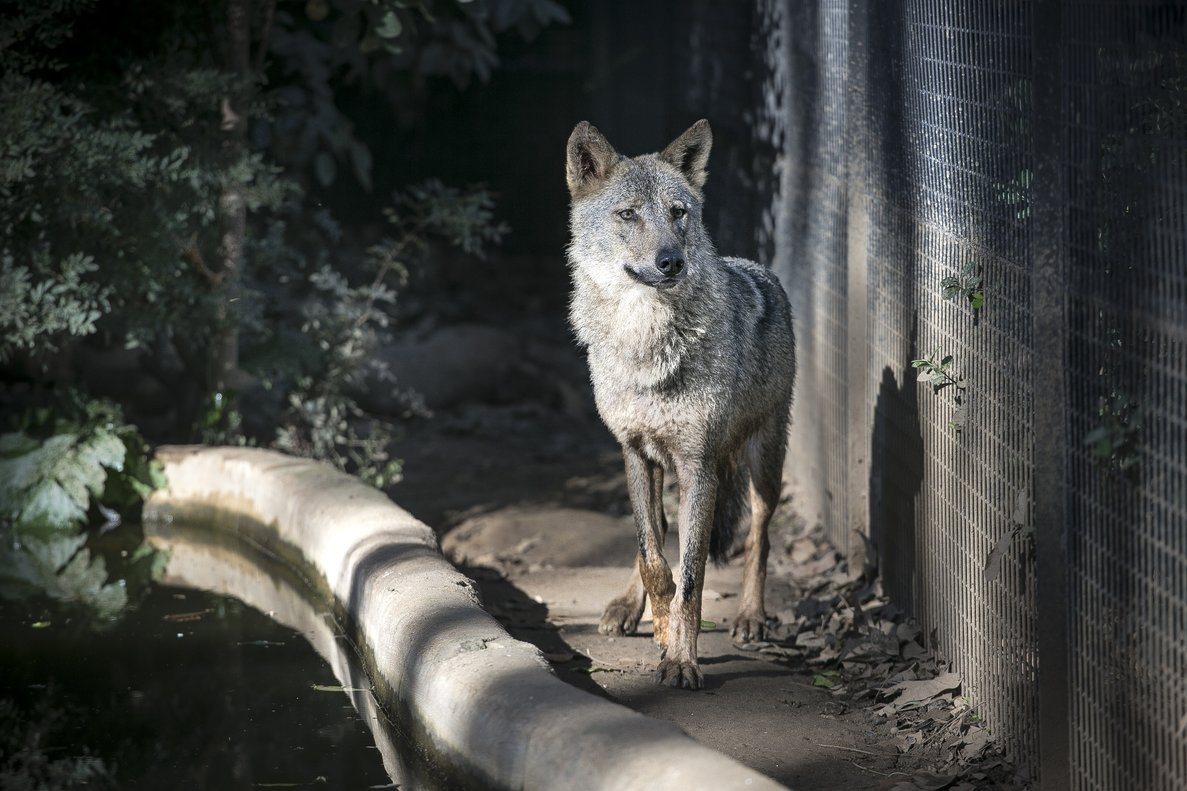
#> input picture lobo.jpg, 1187 x 791 px
$ python operacionesEnImagenes.py
#> lines starting #> are read from the running program, lines starting #| are printed output that depends on the picture; after the words box and inside, x2 and y2 are one past the last pixel; in counts of white or black regions, pixels touching at a corner belong together
import numpy as np
import cv2

img=cv2.imread('lobo.jpg')
#> img is the input picture: shape (791, 1187, 3); mean B, G, R 66.6, 69.7, 68.5
px=img[100,100]
#> px = [8, 15, 8]
print(px)
#| [ 8 15  8]

#accesando solamente al pixel azul
blue = img[100,100,0]
#> blue = 8
print (blue)
#| 8

img[100,100]= [255,255,255]
#> img: shape (791, 1187, 3); under 0.01% of pixels changed, all inside (x1, y1, x2, y2) = (100, 100, 101, 101)
print (img[100,100])
#| [255 255 255]

#accediendo al valor rojo
img.item(10,10,2)
#modificando el valor rojo
img.itemset((10,10,2),100)
#> img: shape (791, 1187, 3); mean B, G, R 66.6, 69.7, 68.5
img.item(10,10,2)
#accediendo a las propiedades de la imagen
#contiene numero de filas, columnas y canales
print(img.shape)
#| (791, 1187, 3)

#acceder al numero total de pixeles
print(img.size)
#| 2816751

#Tipo de datos de la imagen
print(img.dtype)
#| uint8

#DIVIDIENDO Y COMBINANDO CANALES DE IMAGEN
#los canales R,G,B de una imagen pueden dividirse en sus planos individuales
#luego pueden combinarse nuevamente dichos canales para nuevamente
#formar una imagen
b,g,r = cv2.split(img)
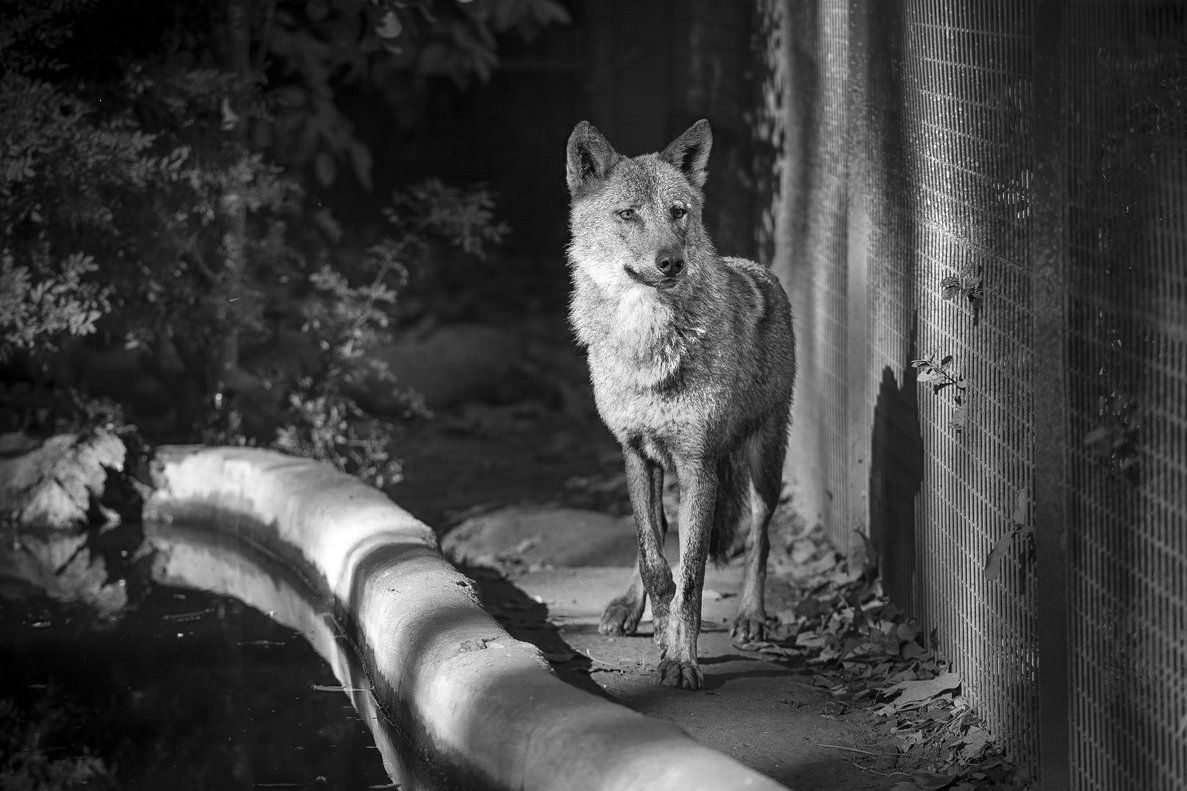
#> b: shape (791, 1187); min 0, max 255, mean 66.6
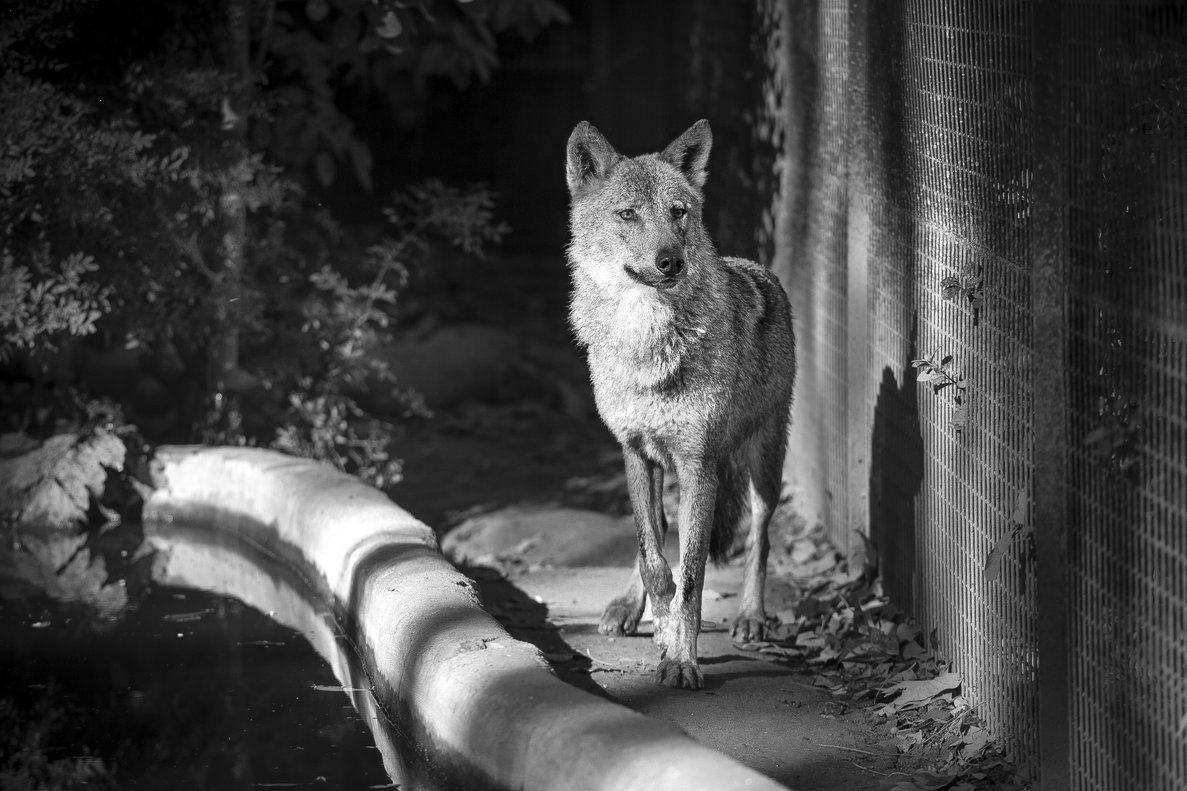
#> r: shape (791, 1187); min 0, max 255, mean 68.5
img = cv2.merge((b,g,r))

b=img[:,:,0]
img[:,:,2]=0
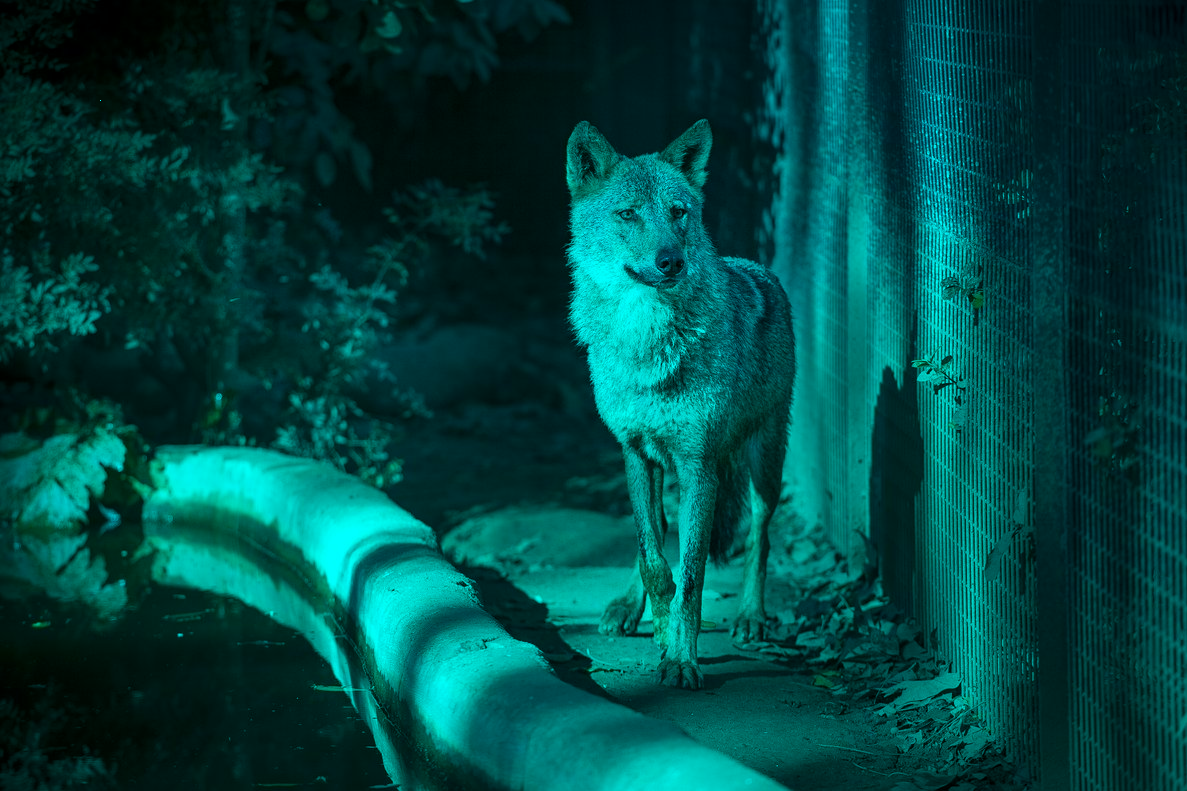
#> img: shape (791, 1187, 3); mean B, G, R 66.6, 69.7, 0

cv2.imshow('1',img)
cv2.waitKey(0)
